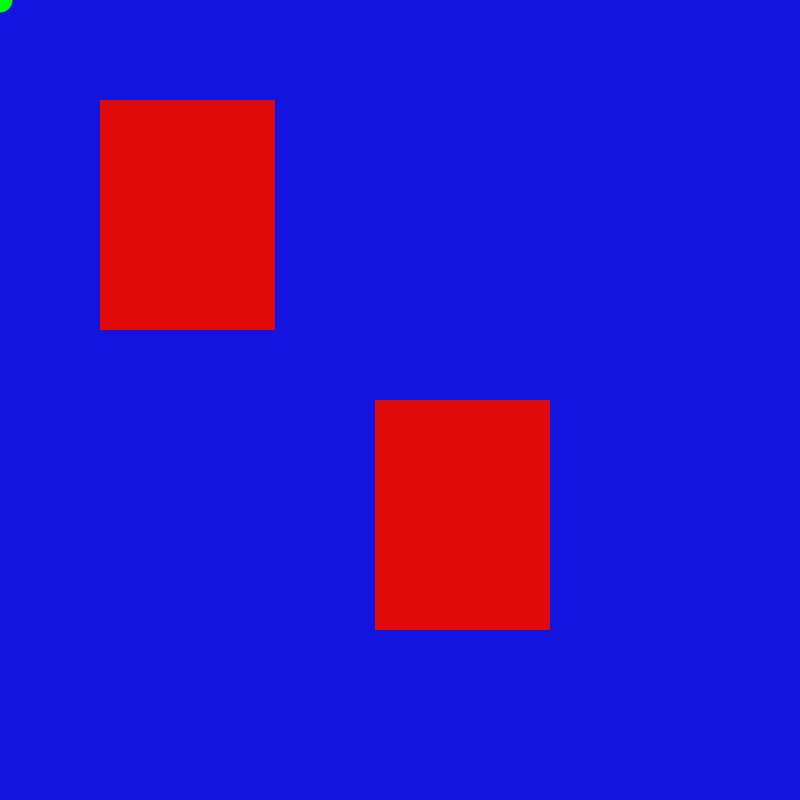
Frame 1 (no input)
Frame 60 (the mouse pressed at the canvas centre just before this capture): identical to frame 1, image omitted
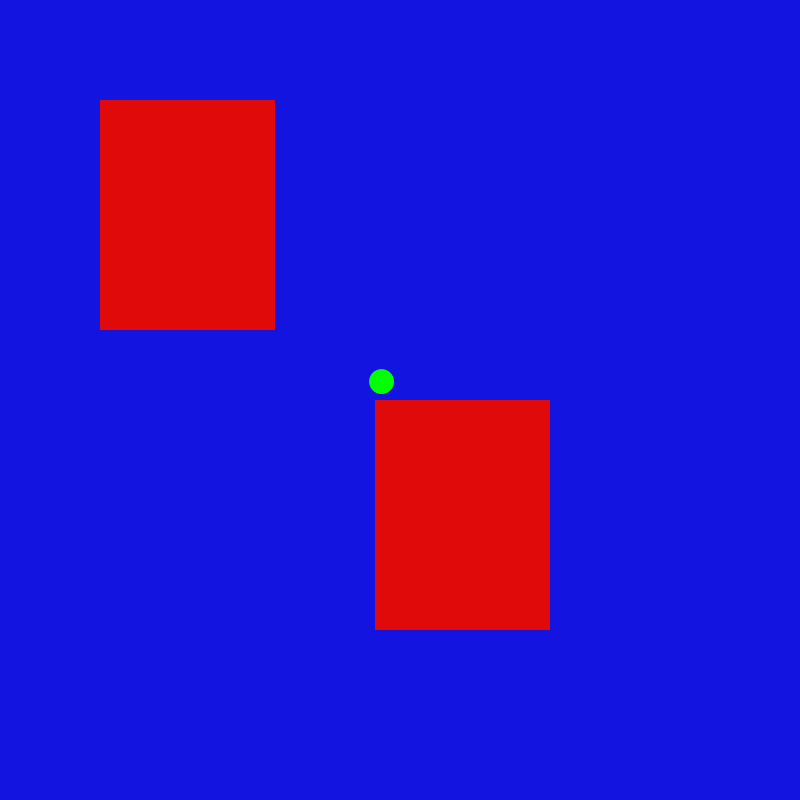
Frame 120 (the mouse held since frame 60 and released just before this capture)

The Processing sketch that drew these frames (run headless with seeded random() and noise(); from frame 60 on, the mouse is pressed at the canvas centre):

// Processing sketch: processing_92899
// ── processing_92899.pde

float x;
float y;
float targetX;
float targetY;
float easing = .05;
void setup () 
{
  size (800,800);
  background (20,20,225);
  noStroke ();
  smooth ();
  PVector[] vels = { 
  new PVector(2.15, -1.35), 
  new PVector(-1.65, .42) 
};

}

void draw()
{
  background (20,20,225);
 targetX = mouseX;
  float dx = targetX - x;
  if (abs(dx) > 1){
    x += dx * easing;
                  }
  targetY = mouseY;
  float dy =targetY - y;
  if (abs(dy) > 1){
    y += dy * easing;
}
fill (0,255,0);
ellipse(x,y,25,25);
noStroke();
 fill (225, 10,10);
  rect (100,100,175,230); 
  rect (375,400,175,230); 
}
void checkBoundaryCollision(Ball ball, PVector vel) {
  if (ball.x > width-ball.r) {
    ball.x = width-ball.r;
    vel.x *= -1;
  } 
  else if (ball.x < ball.r) {
    ball.x = ball.r;
    vel.x *= -1;
  } 
  else if (ball.y > height-ball.r) {
    ball.y = height-ball.r;
    vel.y *= -1;
  } 
  else if (ball.y < ball.r) {
    ball.y = ball.r;
    vel.y *= -1;
  }
}
class Ball{
  float x, y, r, m;
  Ball() {
  }
  Ball(float x, float y, float r) {
    this.x = x;
    this.y = y;
    this.r = r;
    m = r*.1;
  }
}
